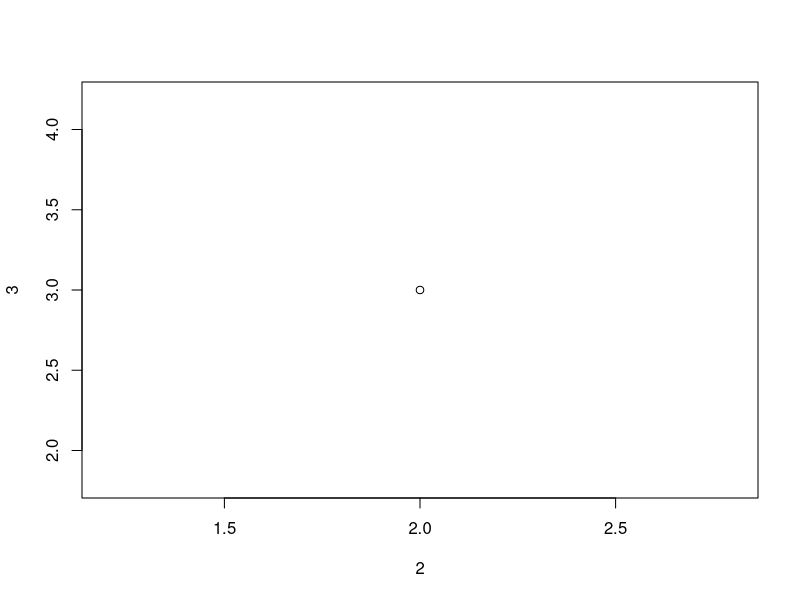
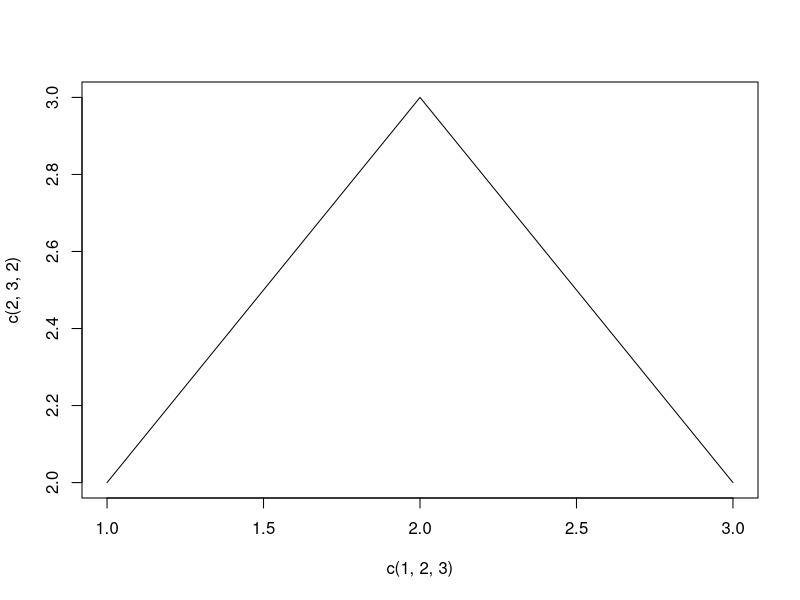
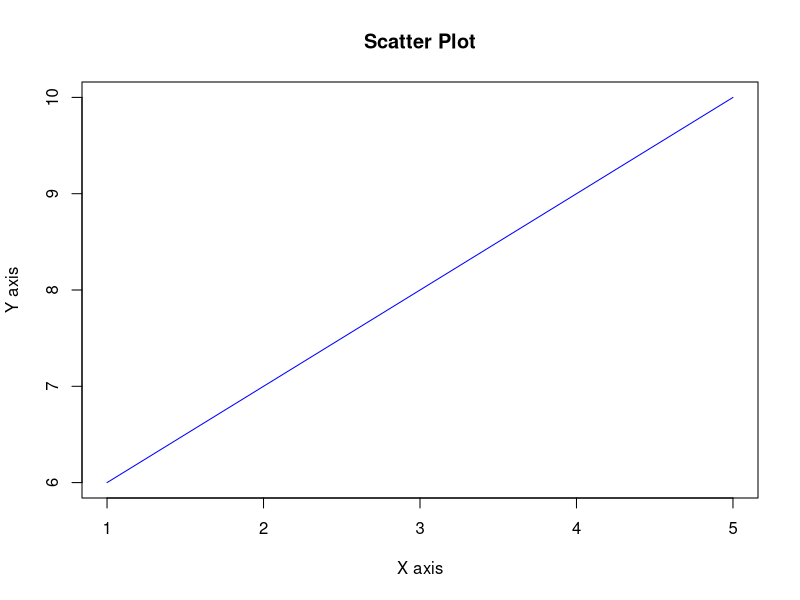
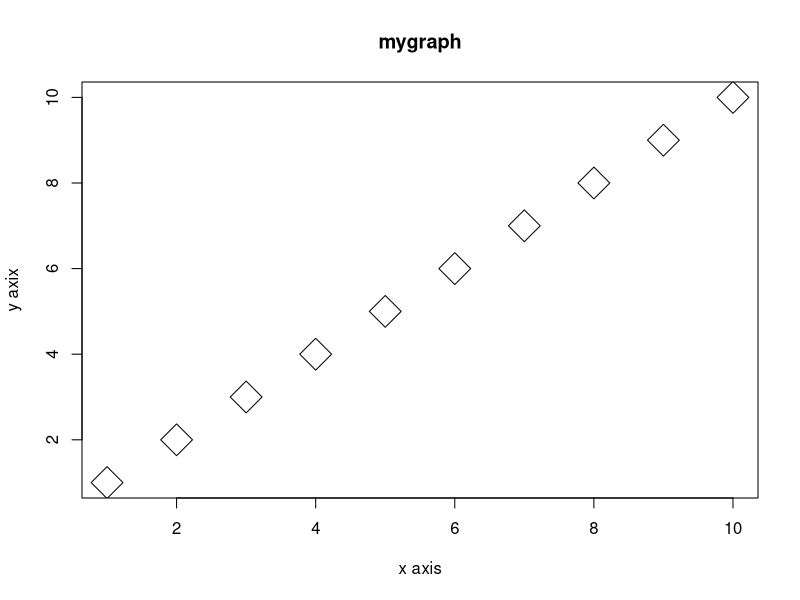
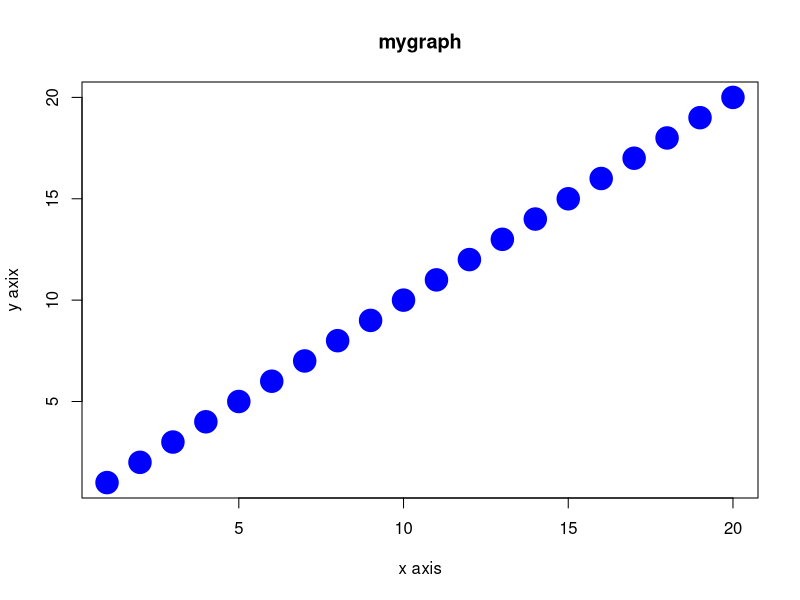

R code for these plots, in order:
# 1. Create a matrix of fruits
fruits <- matrix(c("Apple", "Mango", "Banana",
                   "Orange", "Grapes", "Pineapple"),
                 nrow = 2, ncol = 3)

print("Fruit Matrix:")
print(fruits)


# 2. Check if an element exists in the matrix
element <- "Mango"

if(element %in% fruits){
  print(paste(element, "exists in the matrix"))
} else {
  print(paste(element, "does not exist in the matrix"))
}


# 3. Create another matrix
mat2 <- matrix(1:9, nrow = 3)

print("Second Matrix:")
print(mat2)

# Find rows and columns
print("Rows and Columns using dim():")
print(dim(mat2))


# 4. Find total number of elements
print("Total elements in matrix:")
print(length(mat2))


# 5. Use nested loop to print all elements
print("Elements using nested loop:")

for(i in 1:nrow(mat2)){
  for(j in 1:ncol(mat2)){
    cat(mat2[i,j], " ")
  }
  cat("\n")   # move to next row
}

#6 create a dataframe ,consisting 3 attributes ,  training pulse and duration , training containing the data strength , stamina , others. pulse containing the data 100,150,120. and duration containing the data 60,30,45.
training_data <- data.frame(
  Training = c("Strength", "Stamina", "Others"),
  Pulse = c(100, 150, 120),
  Duration = c(60, 30, 45)
)

print(training_data)

#functions : 
#6.1 summary - will give (int)mean median . max , min ; (char) len , mode , class 
summary(training_data)

#6.2 $ - print only specific column
print(training_data$Training)

#6.3 rbind , colbind , remove 


#7 factor - all types of data (categoriez)
factor1_gender <- factor(c("Male","Female","Others","Male","Female","Others"))
print(factor1_gender)

#8 plot a point ( work on colab / Rstudio)
plot(2,3)
#plot with line
plot(c(1,2,3), c(2,3,2),type = "l")
# optimal plot approach
plot(c(1,2,3,4,5), c(6,7,8,9,10),
     pch=20,
     col="blue",
     main="Scatter Plot",
     xlab="X axis",
     ylab="Y axis",
     type="l")
     
#9 graph - cex : size of dot , pch : shape of dot
plot(1:10,main = "mygraph", xlab = "x axis",ylab = "y axix",cex = 3,pch = 5)

# plot 1-20 having color blue
plot(1:20,main = "mygraph", xlab = "x axis",ylab = "y axix",cex = 3,pch = 19,col = "blue")
